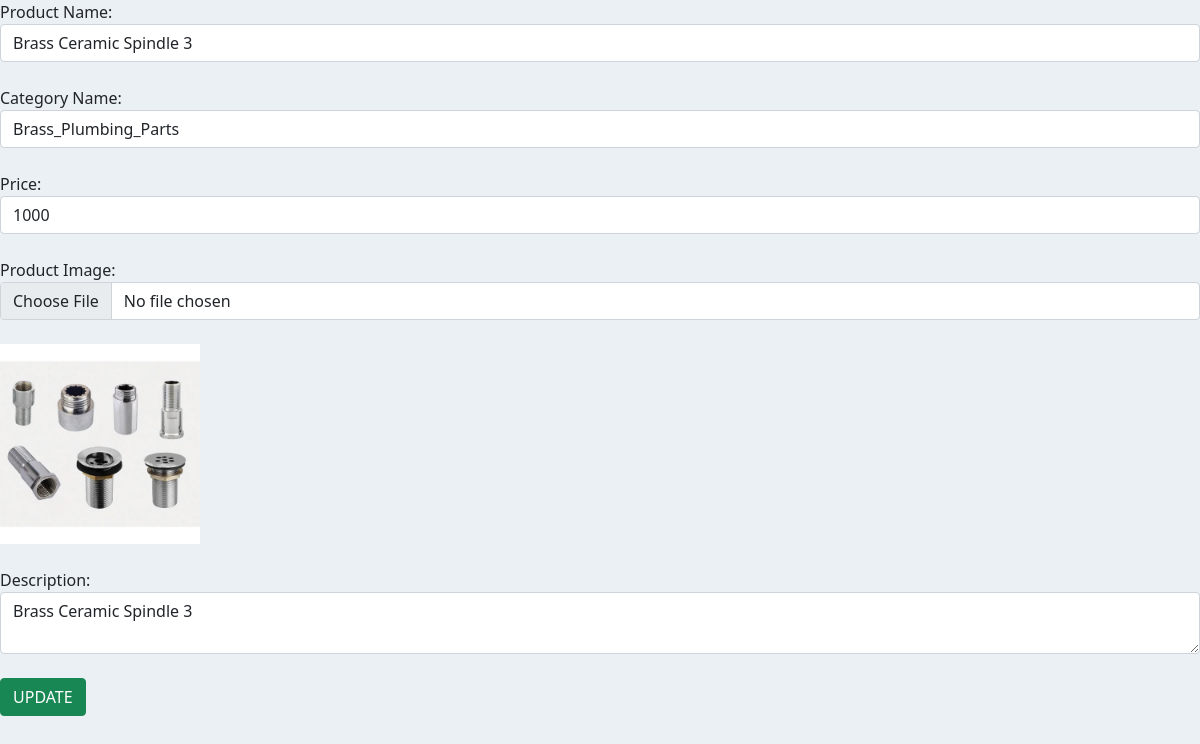
Screenshot of /admin/update_product.php?id=22 with the database file from the repository.
### tables this page shows
CREATE TABLE `product` (
  `id` int(255) NOT NULL,
  `product_name` varchar(999) NOT NULL,
  `category_name` varchar(999) NOT NULL,
  `price` varchar(999) NOT NULL,
  `product_image` varchar(999) NOT NULL,
  `description` varchar(999) NOT NULL
);

CREATE TABLE `category` (
  `id` int(255) NOT NULL,
  `category_name` varchar(999) NOT NULL,
  `sub_category` varchar(999) NOT NULL,
  `category_image` varchar(999) NOT NULL,
  `description` varchar(999) NOT NULL
);

### admin/update_product.php (the view, shortened to what this page needs)
<?php include('includes/php/dbcon.php'); ?>
<!DOCTYPE html>
<html lang="en">
<head>
    <link href="https://cdn.jsdelivr.net/npm/bootstrap@5.0.2/dist/css/bootstrap.min.css" rel="stylesheet">
    <link rel="stylesheet" href="https://cdnjs.cloudflare.com/ajax/libs/font-awesome/6.5.1/css/all.min.css" />
    <link rel="stylesheet" href="https://use.fontawesome.com/releases/v5.7.2/css/all.css">
    <link rel="stylesheet" href="includes/css/footer.css">
    <link rel="stylesheet" href="includes/css/dashboard.css">
    <link rel="stylesheet" href="includes/css/header.css">
</head>
<body>
    <?php
    if (isset($_GET['id'])) {
        $id = $_GET['id'];
        $st = "SELECT * FROM `product` WHERE `id` = '$id'";
        $res = mysqli_query($cn, $st) or die("Query Failed");
        $row = mysqli_fetch_assoc($res);
    }
    ?>
    <form action="update_product.php?id=<?php echo $id; ?>" method="post" enctype="multipart/form-data">
        <div class="form-group">
            <label for="Product Name" class="first">Product Name:</label>
            <input type="text" name="product_name" class="form-control" value="<?php echo $row['product_name']; ?>">
        </div>
        <br>
        <div class="form-group">
            <label for="Category Name" class="second">Category Name:</label>
            <select name="category_name" id="category_name" class="form-control">
                <?php
                $st = "SELECT `id`, `category_name` FROM `category` WHERE `sub_category` = 'Yes'";
                $res = mysqli_query($cn, $st) or die("Query Failed");
                while ($fld = mysqli_fetch_array($res)) {
                ?>
                    <option value="<?php echo $fld['id']; ?>" <?php echo ($fld['id'] == $row['category_name']) ? 'selected' : ''; ?>><?php echo $fld['category_name']; ?></option>
                <?php
                }
                ?>
            </select>
        </div>
        <br>
        <div class="form-group">
            <label for="Sub Category Name" class="third">Price:</label>
            <input type="number" name="price" class="form-control" value="<?php echo $row['price']; ?>">
        </div>
        <br>
        <div class="form-group">
            <label for="Product Image" class="third">Product Image:</label>
            <input type="file" name="product_image" class="form-control">
            <?php if (!empty($row['product_image'])): ?>
                <br>
                <img src="<?php echo $row['product_image']; ?>" alt="Product Image" style="max-width: 200px;">
            <?php endif; ?>
        </div>
        <br>
        <div class="form-group">
            <label for="Description" class="fourth">Description:</label>
            <textarea name="description" class="form-control"><?php echo $row['description']; ?></textarea>
        </div>
        <br>
        <input type="submit" class="btn btn-success" name="update_product" value="UPDATE">
    </form>
</body>
</html>

### admin/includes/css/dashboard.css (style rules this page uses)
body { background-color: #ebf0f5; }

### rows the page displays
product: product_name "Brass Ceramic Spindle 3", category_name "Brass_Plumbing_Parts", price "1000", product_image (picture), description "Brass Ceramic Spindle 3"
